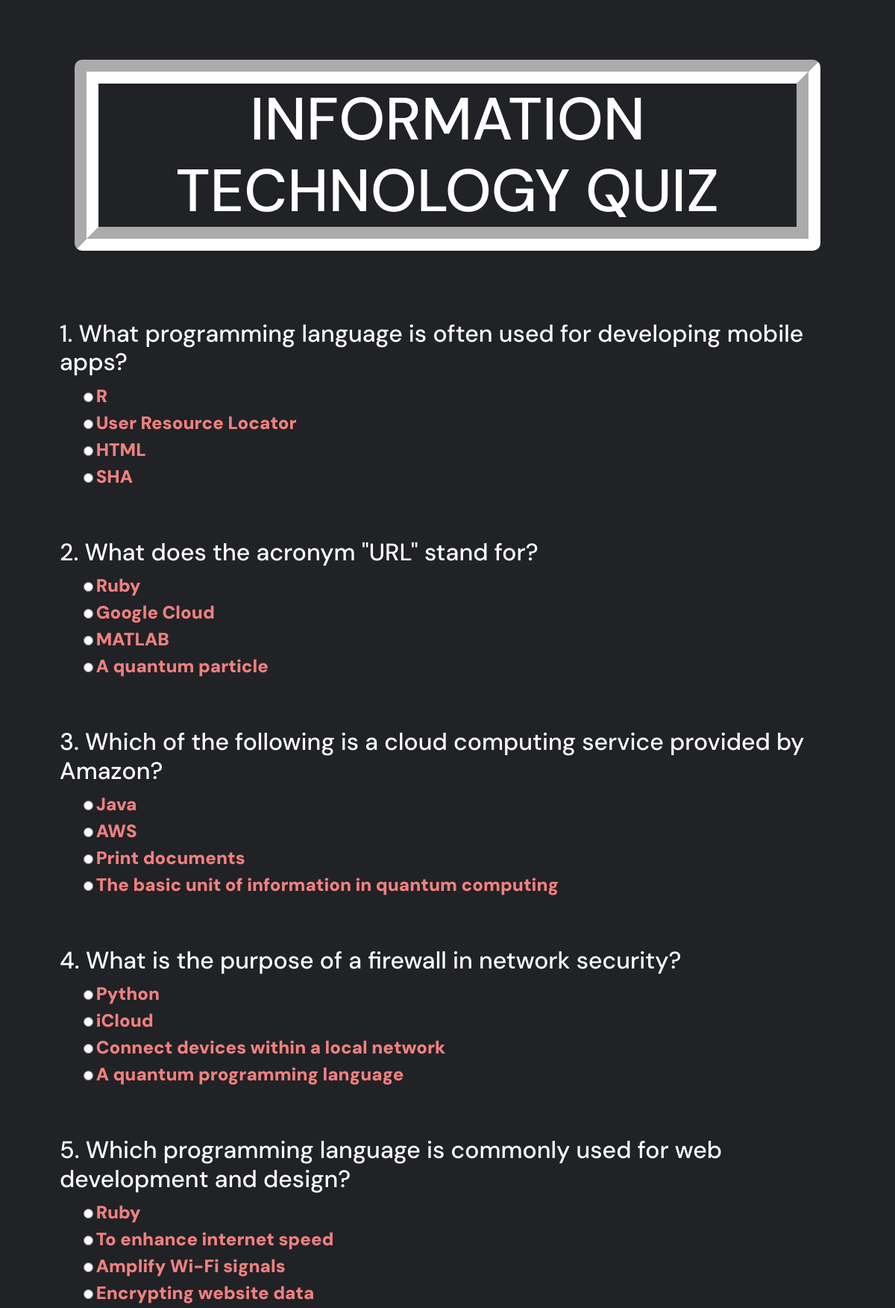
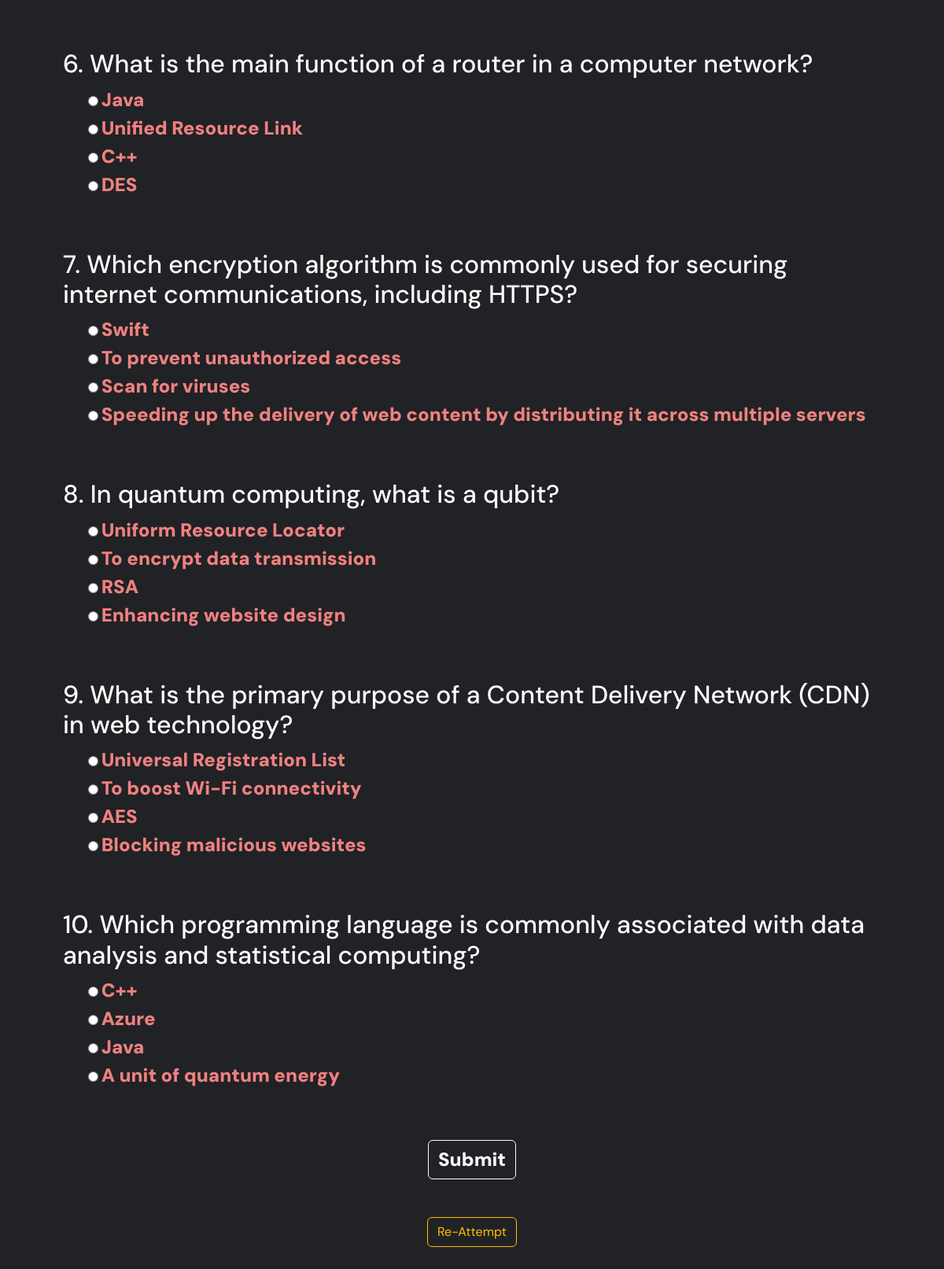
The app's page /quizPage/1 with its own data (2 pictures, top to bottom).
### quizApp/models.py (models this page shows)
class Quiz(models.Model):
    topic = models.CharField(max_length=70)
    question1 = models.CharField(max_length=250)
    option_1_q1 = models.CharField(max_length=150)
    option_2_q1 = models.CharField(max_length=150)
    option_3_q1 = models.CharField(max_length=150)
    option_4_q1 = models.CharField(max_length=150)
    answer_for_q1 = models.CharField(max_length=150)
    question2 = models.CharField(max_length=250)
    option_1_q2 = models.CharField(max_length=150)
    option_2_q2 = models.CharField(max_length=150)
    option_3_q2 = models.CharField(max_length=150)
    option_4_q2 = models.CharField(max_length=150)
    answer_for_q2 = models.CharField(max_length=150)
    question3 = models.CharField(max_length=250)
    option_1_q3 = models.CharField(max_length=150)
    option_2_q3 = models.CharField(max_length=150)
    option_3_q3 = models.CharField(max_length=150)
    option_4_q3 = models.CharField(max_length=150)
    answer_for_q3 = models.CharField(max_length=150)
    question4 = models.CharField(max_length=250)
    option_1_q4 = models.CharField(max_length=150)
    option_2_q4 = models.CharField(max_length=150)
    option_3_q4 = models.CharField(max_length=150)
    option_4_q4 = models.CharField(max_length=150)
    answer_for_q4 = models.CharField(max_length=150)
    question5 = models.CharField(max_length=250)
    option_1_q5 = models.CharField(max_length=150)
    option_2_q5 = models.CharField(max_length=150)
    option_3_q5 = models.CharField(max_length=150)
    option_4_q5 = models.CharField(max_length=150)
    answer_for_q5 = models.CharField(max_length=150)
    question6 = models.CharField(max_length=250)
    option_1_q6 = models.CharField(max_length=150)
    option_2_q6 = models.CharField(max_length=150)
    option_3_q6 = models.CharField(max_length=150)
    option_4_q6 = models.CharField(max_length=150)
    answer_for_q6 = models.CharField(max_length=150)
    question7 = models.CharField(max_length=250)
    option_1_q7 = models.CharField(max_length=150)
    option_2_q7 = models.CharField(max_length=150)
    option_3_q7 = models.CharField(max_length=150)
    option_4_q7 = models.CharField(max_length=150)
    answer_for_q7 = models.CharField(max_length=150)
    question8 = models.CharField(max_length=250)
    option_1_q8 = models.CharField(max_length=150)
    option_2_q8 = models.CharField(max_length=150)
    option_3_q8 = models.CharField(max_length=150)
    option_4_q8 = models.CharField(max_length=150)
    answer_for_q8 = models.CharField(max_length=150)
    question9 = models.CharField(max_length=250)
    option_1_q9 = models.CharField(max_length=150)
    option_2_q9 = models.CharField(max_length=150)
    option_3_q9 = models.CharField(max_length=150)
    option_4_q9 = models.CharField(max_length=150)
    answer_for_q9 = models.CharField(max_length=150)
    question10 = models.CharField(max_length=250)
    option_1_q10 = models.CharField(max_length=150)
    option_2_q10 = models.CharField(max_length=150)
    option_3_q10 = models.CharField(max_length=150)
    option_4_q10 = models.CharField(max_length=150)
    answer_for_q10 = models.CharField(max_length=150)

### quizApp/views.py (the view)
# urls.py: path('quizPage/<int:pk>', views.QuizPlayView.as_view()),
class QuizPlayView(DetailView):
    model = Quiz
    template_name = 'quizApp/quizFile.html'

### templates/quizApp/quizFile.html (shortened to what this page needs)
<!DOCTYPE html>
{% load static %}
<html>
   <head>
      <link href="https://cdn.jsdelivr.net/npm/bootstrap@5.3.2/dist/css/bootstrap.min.css" rel="stylesheet">
      <link rel="stylesheet" href={% static "css/quizPage_style.css" %}></link>
   </head>
   <body>
      <h1 id="quizHeading">{{quiz.topic}} QUIZ</h1>
      <br><br><br>
      <form action="/scores/" method="POST">
         <div id="q1">
            <h2>1. {{quiz.question1}}</h2>
            <ul class="containsButtons">
               <li>
                  <input type="radio" id="q1o1" name="ques1" value="{{quiz.option_1_q1}}" onchange="handleRadioChange('ques1',this)">
                  <label for=q1o1>{{quiz.option_1_q1}}</label>
               </li>
               <li>
                  <input type="radio" id="q1o2" name="ques1" value="{{quiz.option_2_q1}}" onchange="handleRadioChange('ques1',this)">
                  <label for=q1o1>{{quiz.option_2_q1}}</label>
               </li>
               <li>
                  <input type="radio" id="q1o3" name="ques1" value="{{quiz.option_3_q1}}" onchange="handleRadioChange('ques1',this)">
                  <label for=q1o1>{{quiz.option_3_q1}}</label>
               </li>
               <li>
                  <input type="radio" id="q1o4" name="ques1" value="{{quiz.option_4_q1}}" onchange="handleRadioChange('ques1',this)">
                  <label for=q1o1>{{quiz.option_4_q1}}</label>
               </li>
            </ul>
         </div>
         <br><br>
         <div id="q2">
            <h2>2. {{quiz.question2}}</h2>
            <ul class="containsButtons">
               <li>
                  <input type="radio" id="q2o1" name="ques2" value="{{quiz.option_1_q2}}" onchange="handleRadioChange('ques2',this)">
                  <label for=q2o1>{{quiz.option_1_q2}}</label>
               </li>
               <li>
                  <input type="radio" id="q2o2" name="ques2" value="{{quiz.option_2_q2}}" onchange="handleRadioChange('ques2',this)">
                  <label for=q2o2>{{quiz.option_2_q2}}</label>
               </li>
               <li>
                  <input type="radio" id="q2o3" name="ques2" value="{{quiz.option_3_q2}}" onchange="handleRadioChange('ques2',this)">
                  <label for=q2o3>{{quiz.option_3_q2}}</label>
               </li>
               <li>
                  <input type="radio" id="q2o4" name="ques2" value="{{quiz.option_4_q2}}" onchange="handleRadioChange('ques2',this)">
                  <label for=q2o4>{{quiz.option_4_q2}}</label>
               </li>
            </ul>
         </div>
         <br><br>
         <div id="q3">
            <h2>3. {{quiz.question3}}</h2>
            <ul class="containsButtons">
               <li>
                  <input type="radio" id="q3o1" name="ques3" value="{{quiz.option_1_q3}}" onchange="handleRadioChange('ques3',this)">
                  <label for=q3o1>{{quiz.option_1_q3}}</label>
               </li>
               <li>
                  <input type="radio" id="q3o2" name="ques3" value="{{quiz.option_2_q3}}" onchange="handleRadioChange('ques3',this)">
                  <label for=q3o2>{{quiz.option_2_q3}}</label>
               </li>
               <li>
                  <input type="radio" id="q3o3" name="ques3" value="{{quiz.option_3_q3}}" onchange="handleRadioChange('ques3',this)">
                  <label for=q3o3>{{quiz.option_3_q3}}</label>
               </li>
               <li>
                  <input type="radio" id="q3o4" name="ques3" value="{{quiz.option_4_q3}}" onchange="handleRadioChange('ques3',this)">
                  <label for=q3o4>{{quiz.option_4_q3}}</label>
               </li>
            </ul>
         </div>
         <br><br>
         <div id="q4">
            <h2>4. {{quiz.question4}}</h2>
            <ul class="containsButtons">
               <li>
                  <input type="radio" id="q4o1" name="ques4" value="{{quiz.option_1_q4}}" onchange="handleRadioChange('ques4',this)">
                  <label for=q4o1>{{quiz.option_1_q4}}</label>
               </li>
               <li>
                  <input type="radio" id="q4o2" name="ques4" value="{{quiz.option_2_q4}}" onchange="handleRadioChange('ques4',this)">
                  <label for=q4o2>{{quiz.option_2_q4}}</label>
               </li>
               <li>
                  <input type="radio" id="q4o3" name="ques4" value="{{quiz.option_3_q4}}" onchange="handleRadioChange('ques4',this)">
                  <label for=q4o3>{{quiz.option_3_q4}}</label>
               </li>
               <li>
                  <input type="radio" id="q4o4" name="ques4" value="{{quiz.option_4_q4}}" onchange="handleRadioChange('ques4',this)">
                  <label for=q4o4>{{quiz.option_4_q4}}</label>
               </li>
            </ul>
         </div>
         <br><br>
         <div id="q5">
            <h2>5. {{quiz.question5}}</h2>
            <ul class="containsButtons">
               <li>
                  <input type="radio" id="q5o1" name="ques5" value="{{quiz.option_1_q5}}" onchange="handleRadioChange('ques5',this)">
                  <label for=q5o1>{{quiz.option_1_q5}}</label>
               </li>
               <li>
                  <input type="radio" id="q5o2" name="ques5" value="{{quiz.option_2_q5}}" onchange="handleRadioChange('ques5',this)">
                  <label for=q5o2>{{quiz.option_2_q5}}</label>
               </li>
               <li>
                  <input type="radio" id="q5o3" name="ques5" value="{{quiz.option_3_q5}}" onchange="handleRadioChange('ques5',this)">
                  <label for=q5o3>{{quiz.option_3_q5}}</label>
               </li>
               <li>
                  <input type="radio" id="q5o4" name="ques5" value="{{quiz.option_4_q5}}" onchange="handleRadioChange('ques5',this)">
                  <label for=q5o4>{{quiz.option_4_q5}}</label>
               </li>
            </ul>
         </div>
         <br><br>
         <div id="q6">
            <h2>6. {{quiz.question6}}</h2>
            <ul class="containsButtons">
               <li>
                  <input type="radio" id="q6o1" name="ques6" value="{{quiz.option_1_q6}}" onchange="handleRadioChange('ques6',this)">
                  <label for=q6o1>{{quiz.option_1_q6}}</label>
               </li>
               <li>
                  <input type="radio" id="q6o2" name="ques6" value="{{quiz.option_2_q6}}" onchange="handleRadioChange('ques6',this)">
                  <label for=q6o2>{{quiz.option_2_q6}}</label>
               </li>
               <li>
                  <input type="radio" id="q6o3" name="ques6" value="{{quiz.option_3_q6}}" onchange="handleRadioChange('ques6',this)">
                  <label for=q6o3>{{quiz.option_3_q6}}</label>
               </li>
               <li>
                  <input type="radio" id="q6o4" name="ques6" value="{{quiz.option_4_q6}}" onchange="handleRadioChange('ques6',this)">
                  <label for=q6o4>{{quiz.option_4_q6}}</label>
               </li>
            </ul>
         </div>
         <br><br>
         <div id="q7">
            <h2>7. {{quiz.question7}}</h2>
            <ul class="containsButtons">
               <li>
                  <input type="radio" id="q7o1" name="ques7" value="{{quiz.option_1_q7}}" onchange="handleRadioChange('ques7',this)">
                  <label for=q7o1>{{quiz.option_1_q7}}</label>
               </li>
               <li>
                  <input type="radio" id="q7o2" name="ques7" value="{{quiz.option_2_q7}}" onchange="handleRadioChange('ques7',this)">
                  <label for=q7o2>{{quiz.option_2_q7}}</label>
               </li>
               <li>
                  <input type="radio" id="q7o3" name="ques7" value="{{quiz.option_3_q7}}" onchange="handleRadioChange('ques7',this)">
                  <label for=q7o3>{{quiz.option_3_q7}}</label>
               </li>
               <li>
                  <input type="radio" id="q7o4" name="ques7" value="{{quiz.option_4_q7}}" onchange="handleRadioChange('ques7',this)">
                  <label for=q7o4>{{quiz.option_4_q7}}</label>
               </li>
            </ul>
         </div>
         <br><br>
         <div id="q8">
            <h2>8. {{quiz.question8}}</h2>
            <ul class="containsButtons">
               <li>
                  <input type="radio" id="q8o1" name="ques8" value="{{quiz.option_1_q8}}" onchange="handleRadioChange('ques8',this)">
                  <label for=q8o1>{{quiz.option_1_q8}}</label>
               </li>
               <li>
                  <input type="radio" id="q8o2" name="ques8" value="{{quiz.option_2_q8}}" onchange="handleRadioChange('ques8',this)">
                  <label for=q8o2>{{quiz.option_2_q8}}</label>
               </li>
               <li>
                  <input type="radio" id="q8o3" name="ques8" value="{{quiz.option_3_q8}}" onchange="handleRadioChange('ques8',this)">
                  <label for=q8o3>{{quiz.option_3_q8}}</label>
               </li>
               <li>
                  <input type="radio" id="q8o4" name="ques8" value="{{quiz.option_4_q8}}" onchange="handleRadioChange('ques8',this)">
                  <label for=q8o4>{{quiz.option_4_q8}}</label>
               </li>
            </ul>
         </div>
         <br><br>
         <div id="q9">
            <h2>9. {{quiz.question9}}</h2>
            <ul class="containsButtons">
               <li>
                  <input type="radio" id="q9o1" name="ques9" value="{{quiz.option_1_q9}}" onchange="handleRadioChange('ques9',this)">
                  <label for=q9o1>{{quiz.option_1_q9}}</label>
               </li>
               <li>
                  <input type="radio" id="q9o2" name="ques9" value="{{quiz.option_2_q9}}" onchange="handleRadioChange('ques9',this)">
                  <label for=q9o2>{{quiz.option_2_q9}}</label>
               </li>
               <li>
                  <input type="radio" id="q9o3" name="ques9" value="{{quiz.option_3_q9}}" onchange="handleRadioChange('ques9',this)">
                  <label for=q9o3>{{quiz.option_3_q9}}</label>
               </li>
               <li>
                  <input type="radio" id="q9o4" name="ques9" value="{{quiz.option_4_q9}}" onchange="handleRadioChange('ques9',this)">
                  <label for=q9o4>{{quiz.option_4_q9}}</label>
               </li>
            </ul>
         </div>
         <br><br>
         <div id="q10">
            <h2>10. {{quiz.question10}}</h2>
            <ul class="containsButtons">
               <li>
                  <input type="radio" id="q10o1" name="ques10" value="{{quiz.option_1_q10}}" onchange="handleRadioChange('ques10',this)">
                  <label for=q10o1>{{quiz.option_1_q10}}</label>
               </li>
               <li>
                  <input type="radio" id="q10o2" name="ques10" value="{{quiz.option_2_q10}}" onchange="handleRadioChange('ques10',this)">
                  <label for=q10o2>{{quiz.option_2_q10}}</label>
               </li>
               <li>
                  <input type="radio" id="q10o3" name="ques10" value="{{quiz.option_3_q10}}" onchange="handleRadioChange('ques10',this)">
                  <label for=q10o3>{{quiz.option_3_q10}}</label>
               </li>
               <li>
                  <input type="radio" id="q10o4" name="ques10" value="{{quiz.option_4_q10}}" onchange="handleRadioChange('ques10',this)">
                  <label for=q10o4>{{quiz.option_4_q10}}</label>
               </li>
            </ul>
         </div>
         <br><br>
         <center><input type="submit" name="SUBMIT" class="btn btn-outline-light"></center>
      </form><br><br>
      <div id="btn-div">
         <center><button onclick="refreshPage()" class="btn btn-outline-warning">Re-Attempt</button></center></div>
   </body>
</html>

### static/css/quizPage_style.css (style rules this page uses)
body { padding: 0; margin: 5pc; font-family: DM Sans; background-color: #202225; color: white; }
ul { list-style: none; }
h2 { font-size: 2pc; }
#quizHeading { text-align: center; border: 2pc groove white; border-radius: 10px; margin: 20px; font-size: 5pc; }
.containsButtons { display: flex; flex-direction: column; justify-content: space-evenly; font-weight: 1000; }
label { font-size: 1.5pc; color: lightcoral; }
input[type=submit] { font-size: 1.5pc; font-weight: 1000; }

### records on screen
Quiz: topic "INFORMATION TECHNOLOGY", question1 "What programming language is often used for developing mobile apps?", option_1_q1 "R", option_2_q1 "User Resource Locator", option_3_q1 "HTML", option_4_q1 "SHA", question2 "What does the acronym \"URL\" stand for?", option_1_q2 "Ruby", option_2_q2 "Google Cloud", option_3_q2 "MATLAB", option_4_q2 "A quantum particle", question3 "Which of the following is a cloud computing service provided by Amazon?", option_1_q3 "Java", option_2_q3 "AWS", option_3_q3 "Print documents", option_4_q3 "The basic unit of information in quantum computing", question4 "What is the purpose of a firewall in network security?", option_1_q4 "Python", option_2_q4 "iCloud", option_3_q4 "Connect devices within a local network", option_4_q4 "A quantum programming language", question5 "Which programming language is commonly used for web development and design?", option_1_q5 "Ruby", option_2_q5 "To enhance internet speed", option_3_q5 "Amplify Wi-Fi signals", option_4_q5 "Encrypting website data", question6 "What is the main function of a router in a computer network?", option_1_q6 "Java", option_2_q6 "Unified Resource Link", option_3_q6 "C++", option_4_q6 "DES", question7 "Which encryption algorithm is commonly used for securing internet communications, including HTTPS?", option_1_q7 "Swift", option_2_q7 "To prevent unauthorized access", option_3_q7 "Scan for viruses", option_4_q7 "Speeding up the delivery of web content by distributing it across multiple servers", question8 "In quantum computing, what is a qubit?", option_1_q8 "Uniform Resource Locator", option_2_q8 "To encrypt data transmission", option_3_q8 "RSA", option_4_q8 "Enhancing website design", question9 "What is the primary purpose of a Content Delivery Network (CDN) in web technology?", option_1_q9 "Universal Registration List", option_2_q9 "To boost Wi-Fi connectivity", option_3_q9 "AES", option_4_q9 "Blocking malicious websites", question10 "Which programming language is commonly associated with data analysis and statistical computing?", option_1_q10 "C++", option_2_q10 "Azure", option_3_q10 "Java", option_4_q10 "A unit of quantum energy"
